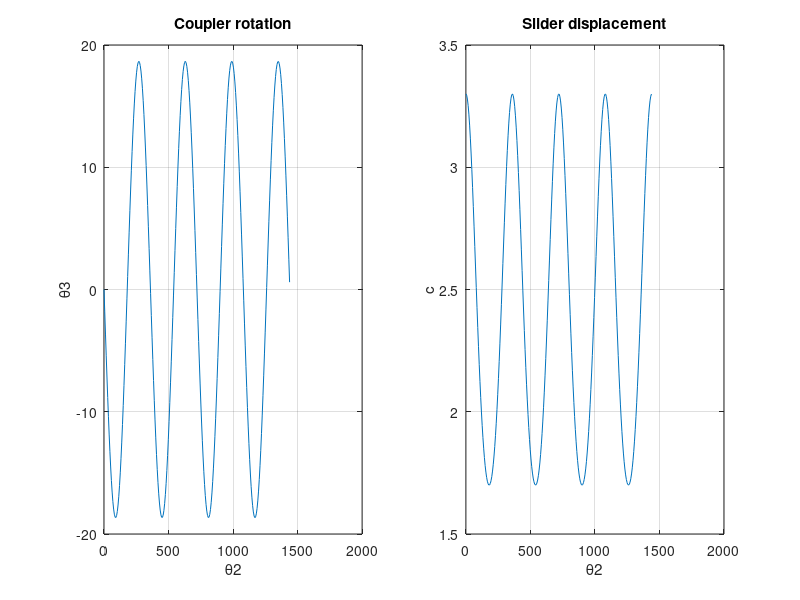

MATLAB code for this plot:
clear all;
theta2 = 0:0.1:(8*pi);
len = length(theta2);
r4=0;r2=0.8;r3=2.5;

for i=1:len
    theta3(i) = asin( (r4-r2*sin(theta2(i))) / r3);
    r1(i) = r2*cos(theta2(i)) + r3*cos(theta3(i));
    
    plot([0 r2*cos(theta2(i))], [0 r2*sin(theta2(i))],'ro-','LineWidth',5);hold on;
    plot([r2*cos(theta2(i)) r2*cos(theta2(i))+r3*cos(theta3(i))], [r2*sin(theta2(i)) r4], 'go-','LineWidth',5); hold on;
    plot([r2*cos(theta2(i))+r3*cos(theta3(i)) 3], [r4 r4], 'bo-','LineWidth',5); hold off;
    grid on
    axis([-2 5 -2 2]);
    pause(0.1);

end

subplot(1,2,1)
plot(rad2deg(theta2),rad2deg(theta3));
title(' Coupler rotation ')
xlabel('\theta2')
ylabel('\theta3')
grid on

subplot(1,2,2)
plot(rad2deg(theta2),(r1));
title(' Slider displacement ')
xlabel('\theta2')
ylabel('c')
grid on

